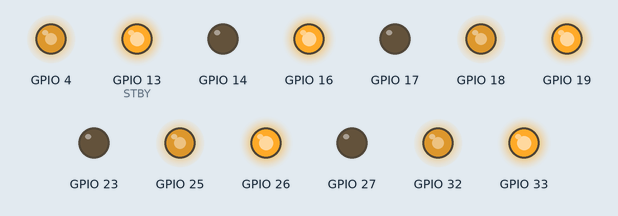
The program below on a simulated ESP32. On the bench: output pins drawn as LEDs (lit = HIGH). What the program prints to the serial monitor is not drawn.

Above: at 0.05 s.
At 3.95 s:
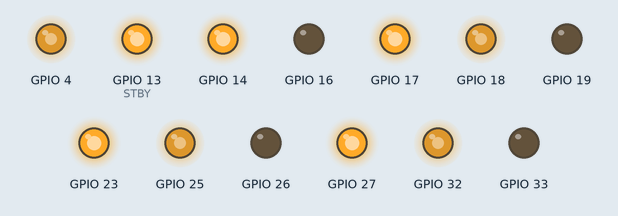
At 5.95 s:
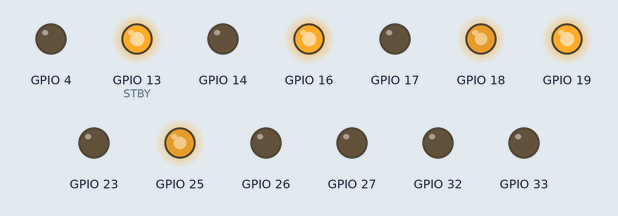
At 7.95 s:
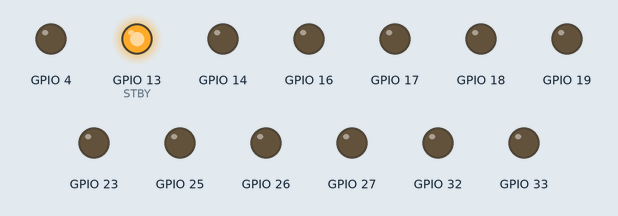
Timing chart, 0 to 10.4 s (numbered marks = the images above):
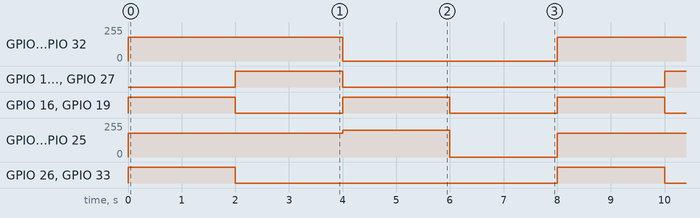

The program:

main.cpp
```cpp
#include <Arduino.h>
#include <driver/ledc.h>

struct Motor {
  uint8_t in1;
  uint8_t in2;
  uint8_t pwm;
};

const Motor motors[4] = {
  {16, 17, 18},  // Motor 1
  {19, 23, 25},  // Motor 2
  {26, 27, 32},  // Motor 3
  {33, 14,  4}   // Motor 4
};

const uint8_t STBY = 13;

const uint32_t PWM_FREQ = 20000;
const uint8_t PWM_BITS = 8;

void setMotor(uint8_t motor, int speed) {
  if (motor < 1 || motor > 4) {
    return;
  }

  speed = constrain(speed, -255, 255);

  const Motor &m = motors[motor - 1];

  if (speed > 0) {
    digitalWrite(m.in1, HIGH);
    digitalWrite(m.in2, LOW);
    ledcWrite(m.pwm, speed);
  }
  else if (speed < 0) {
    digitalWrite(m.in1, LOW);
    digitalWrite(m.in2, HIGH);
    ledcWrite(m.pwm, -speed);
  }
  else {
    ledcWrite(m.pwm, 0);
    digitalWrite(m.in1, LOW);
    digitalWrite(m.in2, LOW);
  }
}

void stopAll() {
  for (int i = 1; i <= 4; i++) {
    setMotor(i, 0);
  }
}

void setup() {
  Serial.begin(115200);

  pinMode(STBY, OUTPUT);
  digitalWrite(STBY, LOW);

  for (const Motor &m : motors) {
    pinMode(m.in1, OUTPUT);
    pinMode(m.in2, OUTPUT);

    if (!ledcAttach(m.pwm, PWM_FREQ, PWM_BITS)) {
      Serial.println("Fehler beim Einrichten eines PWM-Pins!");
    }
  }

  stopAll();

  digitalWrite(STBY, HIGH);

  Serial.println("FluffelBot-Controller gestartet!");
}

void loop() {
  for (int i = 1; i <= 4; i++) {
    setMotor(i, 180);
  }
  delay(2000);

  for (int i = 1; i <= 4; i++) {
    setMotor(i, -180);
  }
  delay(2000);

  setMotor(1, 200);
  setMotor(2, 200);
  setMotor(3, 0);
  setMotor(4, 0);
  delay(2000);

  stopAll();
  delay(2000);
}
```

Measured:
- by itself, GPIO 4, GPIO 32: alternates 179/255 for 4.0 s and 0/255 for 4.0 s
- by itself, GPIO 14, GPIO 17, GPIO 23, GPIO 26, GPIO 27, GPIO 33: alternates HIGH for 2.0 s and LOW for 6.0 s
- by itself, GPIO 16, GPIO 19: alternates HIGH for 2.0 s and LOW for 2.0 s
- by itself, GPIO 18, GPIO 25: repeats every 8.0 s: 199/255 2.0 s, 0/255 2.0 s, 179/255 4.0 s
